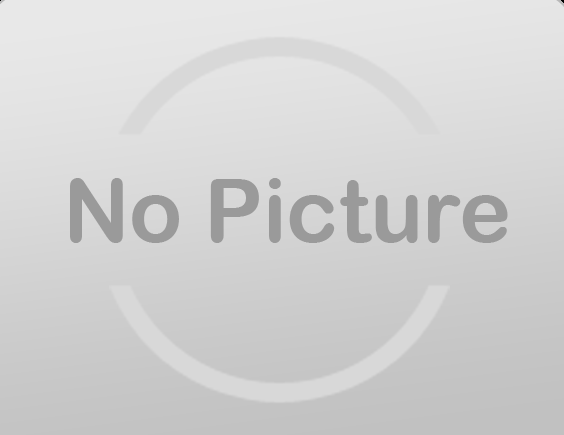
#> input picture defimg.png, 564 x 435 px
$ python -i pre_processing.py   (imports and definitions only)
#> lines starting #> are read from the running program, lines starting #| are printed output that depends on the picture
import cv2
import numpy as np
from PIL import ImageEnhance, ImageOps
import PIL.Image
from matplotlib import pyplot as plt
from numpy.core.numeric import outer


class DigitalImageProcessing:
    # [84 lines left out: functions contrastEnhance, brightnessEnhance, sharpnessEnhance, createMask, segmentationProcess, pre_process and 1 more, not called in this run]

    def edgeDetection(region_image, image_path):

#> called with image_path = 'defimg.png'
        image = cv2.imread(image_path)
#> image is the input picture: shape (435, 564, 3); min 0, max 232, mean 210.4
        image = cv2.resize(image, (700, 700))
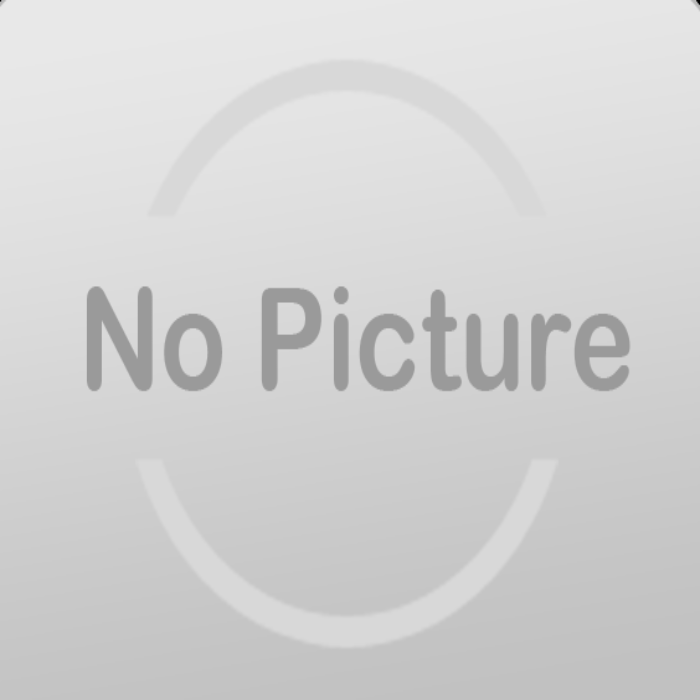
#> image: shape (700, 700, 3); min 0, max 232, mean 210.4

#> (the run stopped early here; a loop or call above may not have finished)
